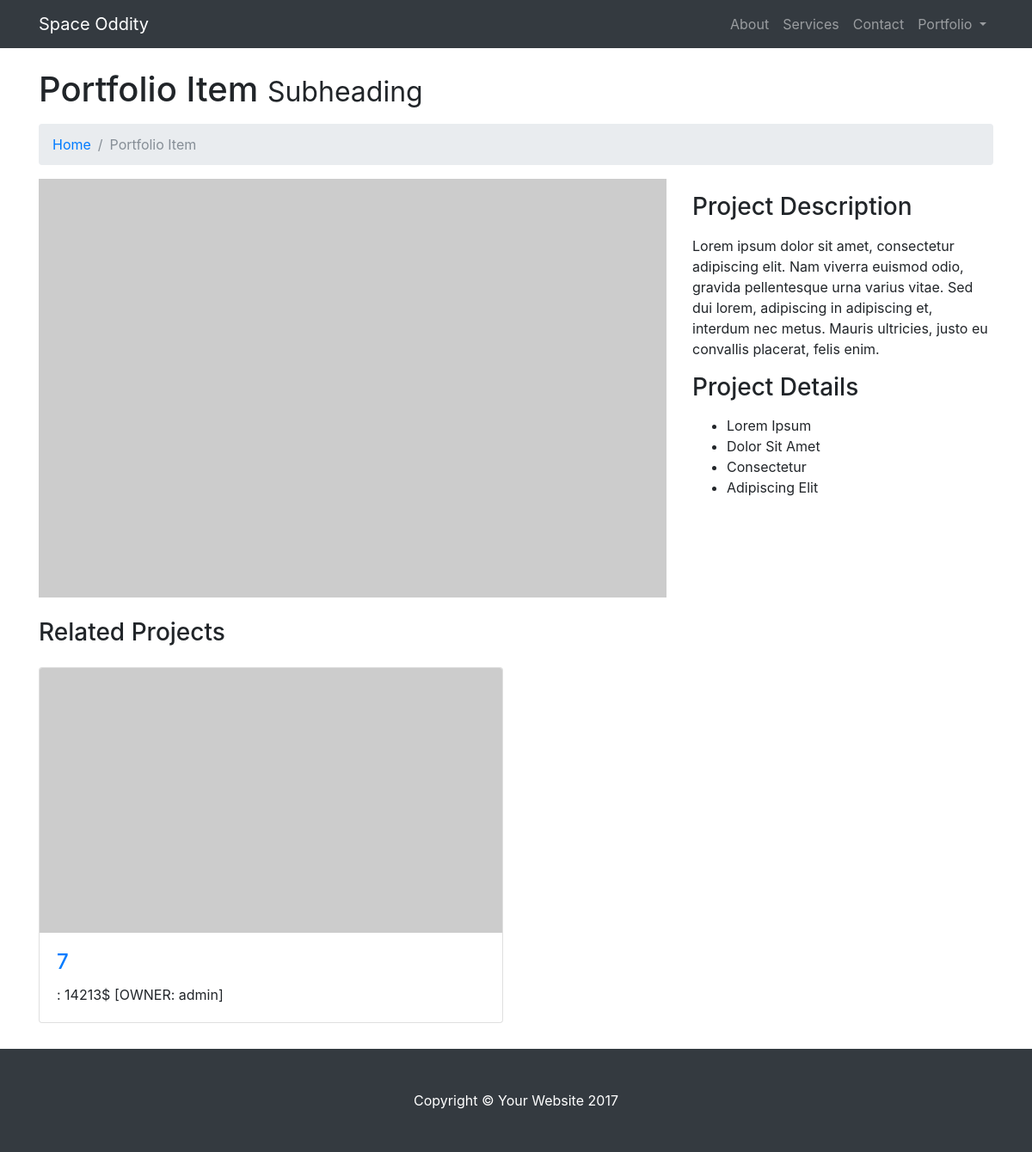
The app's page /planet/4 with its own data.
### main_app/models.py (models this page shows, shortened)
class House(models.Model):
    price = models.IntegerField()
    planet = models.ForeignKey(Planet, related_name='houses')
    owner = models.ForeignKey(User, related_name='houses', blank=True, null=True)

### main_app/views.py (the view)
# urls.py: url(r'^planet/(?P<planet_id>[0-9]+)', views.planet, name='planet'),
def planet(request, planet_id):
    params = generate_params()
    planet = get_object_or_404(models.Planet, id=planet_id)
    params['planet'] = planet
    return render(request, 'planet.html', params)

### main_app/views.py (called while the page is built)
def generate_params():
    user = User.objects.first()
    properties = user.houses.all()
    total_value = sum([house.price for house in properties])
    planets = models.Planet.objects.all()
    context = {
        'planets': planets,
        'user': User.objects.first(),
        'total_value': total_value,
    }
    return context

### templates/planet.html (shortened to what this page needs)
<!DOCTYPE html>
<html lang="en">
  <head>
    <link href="../static/css/bootstrap.min.css" rel="stylesheet">
    <link href="../static/css/modern-business.css" rel="stylesheet">
  </head>
  <body>
    <nav class="navbar fixed-top navbar-expand-lg navbar-dark bg-dark fixed-top">
      <div class="container">
        <a class="navbar-brand" href="{% url 'index' %}">Space Oddity</a>
        <div class="collapse navbar-collapse" id="navbarResponsive">
          <ul class="navbar-nav ml-auto">
            <li class="nav-item">
              <a class="nav-link" href="about.html">About</a>
            </li>
            <li class="nav-item">
              <a class="nav-link" href="services.html">Services</a>
            </li>
            <li class="nav-item">
              <a class="nav-link" href="contact.html">Contact</a>
            </li>
            <li class="nav-item dropdown">
              <a class="nav-link dropdown-toggle" href="#" id="navbarDropdownPortfolio" data-toggle="dropdown" aria-haspopup="true" aria-expanded="false">
                Portfolio
              </a>
            </li>
          </ul>
        </div>
      </div>
    </nav>
    <div class="container">
      <h1 class="mt-4 mb-3">Portfolio Item
        <small>Subheading</small>
      </h1>
      <ol class="breadcrumb">
        <li class="breadcrumb-item">
          <a href="{% url 'index' %}">Home</a>
        </li>
        <li class="breadcrumb-item active">Portfolio Item</li>
      </ol>
      <div class="row">
        <div class="col-md-8">
          <img class="img-fluid" src="http://placehold.it/750x500" alt="">
        </div>
        <div class="col-md-4">
          <h3 class="my-3">Project Description</h3>
          <p>Lorem ipsum dolor sit amet, consectetur adipiscing elit. Nam viverra euismod odio, gravida pellentesque urna varius vitae. Sed dui lorem, adipiscing in adipiscing et, interdum nec metus. Mauris ultricies, justo eu convallis placerat, felis enim.</p>
          <h3 class="my-3">Project Details</h3>
          <ul>
            <li>Lorem Ipsum</li>
            <li>Dolor Sit Amet</li>
            <li>Consectetur</li>
            <li>Adipiscing Elit</li>
          </ul>
        </div>
      </div>
      <h3 class="my-4">Related Projects</h3>
      <div class="row">
          {% for house in planet.houses.all %}
          <div class="col-lg-6 portfolio-item">
              <div class="card h-100">
                  <a href="{% url 'change_ownership' house.id  %}"><img class="card-img-top" src="http://placehold.it/700x400" alt=""></a>
                  <div class="card-body">
                      <h4 class="card-title">
                          <a href="{% url 'change_ownership' house.id  %}">{{ house.id }}</a>
                      </h4>
                      <p class="card-text">: {{ house.price }}$ [OWNER: {{ house.owner }}]</p>
                  </div>
              </div>
          </div>
          {% endfor %}
      </div>
    </div>
    <footer class="py-5 bg-dark">
      <div class="container">
        <p class="m-0 text-center text-white">Copyright &copy; Your Website 2017</p>
      </div>
    </footer>
  </body>
</html>

### static/css/modern-business.css (style rules this page uses)
body { padding-top: 54px; }
@media (min-width: 992px) { body { padding-top: 56px; } }
.portfolio-item { margin-bottom: 30px; }

### records on screen
House: id "7", price "14213", owner "admin"
